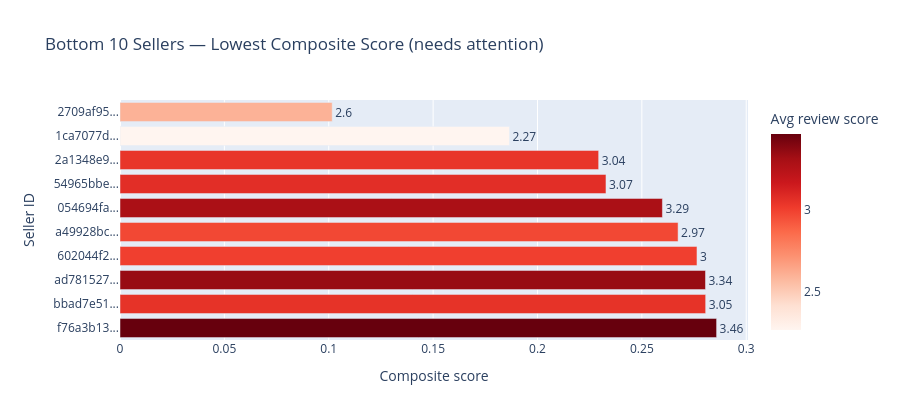

The notebook cell this image was saved under:
### Code cell
fig5 = px.bar(
    bot20.head(10).sort_values("composite_score", ascending=False),
    x="composite_score",
    y="seller_id_disp",
    orientation="h",
    color="orig_review",
    color_continuous_scale="Reds",
    text=bot20.head(10).sort_values(
        "composite_score", ascending=False)["orig_review"].round(2),
    title="Bottom 10 Sellers — Lowest Composite Score (needs attention)",
    labels={"composite_score": "Composite score",
            "seller_id_disp":  "Seller ID",
            "orig_review":     "Avg review score"}
)
fig5.update_traces(textposition="outside")
fig5.update_layout(height=420, margin=dict(l=120))
fig5.show()

### Figure 1 — Plotly figure (JSON) as saved in the notebook; plotly's stock layout.template omitted (floating-point values rounded to 4 significant figures)
{"data": [{"hovertemplate": "Composite score=%{x}<br>Seller ID=%{y}<br>text=%{text}<br>Avg review score=%{marker.color}<extra></extra>", "legendgroup": "", "marker": {"color": [3.458, 3.048, 3.342, 3.0, 2.971, 3.286, 3.066, 3.04, 2.27, 2.6], "coloraxis": "coloraxis", "pattern": {"shape": ""}}, "name": "", "orientation": "h", "showlegend": false, "text": [3.46, 3.05, 3.34, 3.0, 2.97, 3.29, 3.07, 3.04, 2.27, 2.6], "textposition": "outside", "type": "bar", "x": [0.2858, 0.2806, 0.2805, 0.2764, 0.2674, 0.2599, 0.2328, 0.2293, 0.1866, 0.1017], "xaxis": "x", "y": ["f76a3b13...", "bbad7e51...", "ad781527...", "602044f2...", "a49928bc...", "054694fa...", "54965bbe...", "2a1348e9...", "1ca7077d...", "2709af95..."], "yaxis": "y"}], "layout": {"barmode": "relative", "coloraxis": {"colorbar": {"title": {"text": "Avg review score"}}, "colorscale": [[0, "rgb(255,245,240)"], [0.125, "rgb(254,224,210)"], [0.25, "rgb(252,187,161)"], [0.375, "rgb(252,146,114)"], [0.5, "rgb(251,106,74)"], [0.625, "rgb(239,59,44)"], [0.75, "rgb(203,24,29)"], [0.875, "rgb(165,15,21)"], [1, "rgb(103,0,13)"]]}, "height": 420, "legend": {"tracegroupgap": 0}, "margin": {"l": 120}, "title": {"text": "Bottom 10 Sellers — Lowest Composite Score (needs attention)"}, "xaxis": {"anchor": "y", "domain": [0, 1], "title": {"text": "Composite score"}}, "yaxis": {"anchor": "x", "domain": [0, 1], "title": {"text": "Seller ID"}}}}
